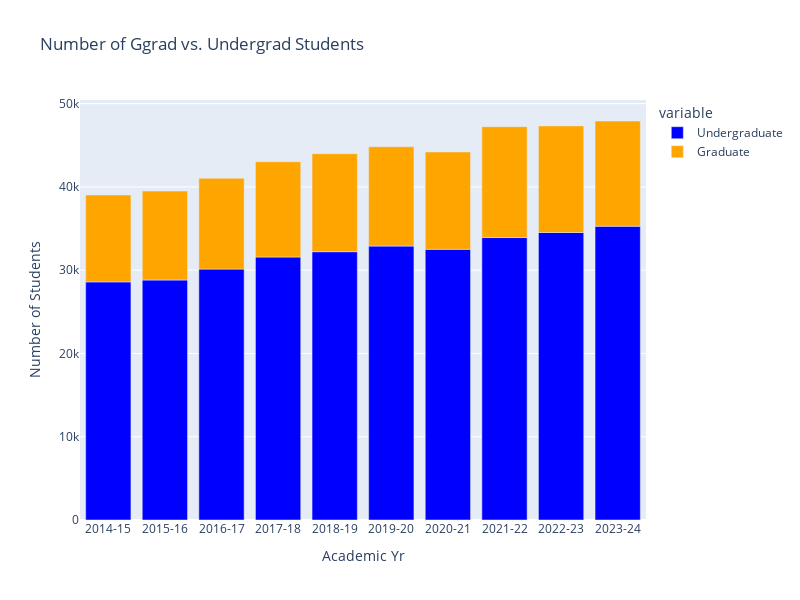

Notebook code for this chart:
### Code cell
university_grad_vs_ungrd = (university_majors.groupby(
    ['Academic Yr', 'Ungrad Grad'], as_index = False)[["Student Headcount"]]
                            .sum()
)

proportions = university_grad_vs_ungrd.pivot(index='Academic Yr', columns='Ungrad Grad', values='Student Headcount')
proportions['Total'] = proportions['Undergraduate'] + proportions['Graduate']
proportions['Undergrad Proportion'] = proportions['Undergraduate'] / proportions['Total']
proportions['Grad Proportion'] = proportions['Graduate'] / proportions['Total']

fig = px.bar(proportions.reset_index(),
             x='Academic Yr',
             y=['Undergraduate', 'Graduate'],
             title='Number of Ggrad vs. Undergrad Students',
             labels={'value': 'Number of Students'},
             color_discrete_map={'Undergraduate':'blue', 'Graduate': 'orange'})

fig.update_layout(barmode='relative', autosize=False, width=800, height=600)
fig.show()

### Figure 1 — Plotly figure (JSON) as saved in the notebook; plotly's stock layout.template omitted (floating-point values rounded to 4 significant figures)
{"data": [{"alignmentgroup": "True", "hovertemplate": "variable=Undergraduate<br>Academic Yr=%{x}<br>Number of Students=%{y}<extra></extra>", "legendgroup": "Undergraduate", "marker": {"color": "blue", "pattern": {"shape": ""}}, "name": "Undergraduate", "offsetgroup": "Undergraduate", "orientation": "v", "showlegend": true, "textposition": "auto", "x": ["2014-15", "2015-16", "2016-17", "2017-18", "2018-19", "2019-20", "2020-21", "2021-22", "2022-23", "2023-24"], "xaxis": "x", "y": [28595, 28818, 30132, 31581, 32220.0, 32896, 32510.0, 33920, 34520.0, 35280.0], "yaxis": "y", "type": "bar"}, {"alignmentgroup": "True", "hovertemplate": "variable=Graduate<br>Academic Yr=%{x}<br>Number of Students=%{y}<extra></extra>", "legendgroup": "Graduate", "marker": {"color": "orange", "pattern": {"shape": ""}}, "name": "Graduate", "offsetgroup": "Graduate", "orientation": "v", "showlegend": true, "textposition": "auto", "x": ["2014-15", "2015-16", "2016-17", "2017-18", "2018-19", "2019-20", "2020-21", "2021-22", "2022-23", "2023-24"], "xaxis": "x", "y": [10434, 10681, 10910.0, 11446, 11770.0, 11920, 11689, 13316, 12802, 12633], "yaxis": "y", "type": "bar"}], "layout": {"xaxis": {"anchor": "y", "domain": [0, 1], "title": {"text": "Academic Yr"}}, "yaxis": {"anchor": "x", "domain": [0, 1], "title": {"text": "Number of Students"}}, "legend": {"title": {"text": "variable"}, "tracegroupgap": 0}, "title": {"text": "Number of Ggrad vs. Undergrad Students"}, "barmode": "relative", "autosize": false, "width": 800, "height": 600}}
